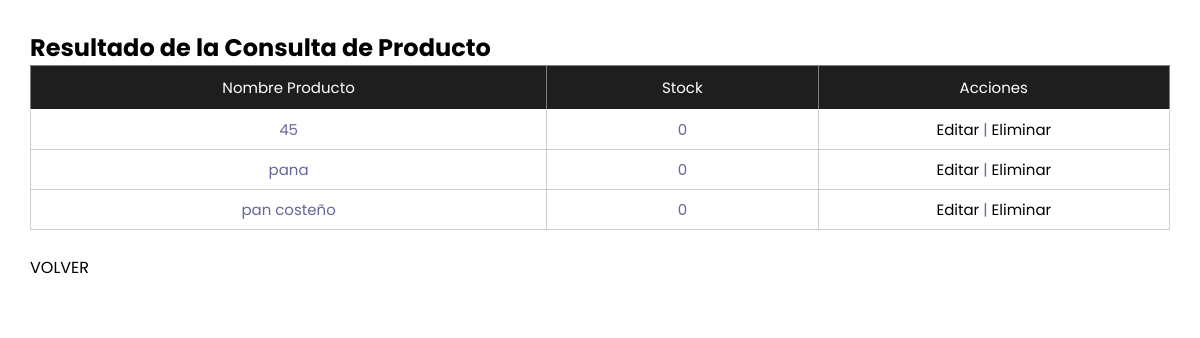
Screenshot of /controlador/Productos/consultar.php (signed in) with the database file from the repository.
### tables this page shows
CREATE TABLE `tblproductos` (
  `IdProducto` int(3) NOT NULL,
  `NombreProducto` varchar(20) NOT NULL,
  `Stock` decimal(5,0) NOT NULL
);

### controlador/Productos/consultar.php (the view, shortened to what this page needs)
<!DOCTYPE html>
<html>
<head>
    <link rel="stylesheet" type="text/css" href="../../vista/style/styles.css">
</head>
<body>
    <div class="container">
    <h2>Resultado de la Consulta de Producto</h2>
    <?php
    include '../../modelo/conexion.php';
        $sql = "SELECT NombreProducto, Stock FROM tblproductos";
        $resultado = $conexion->query($sql);
    ?>
    <?php if ($resultado->num_rows > 0) { ?>
        <table border="1">
            <tr>
                <th>Nombre Producto</th>
                <th>Stock</th>
                <th>Acciones</th>
            </tr>
            <?php while ($fila = $resultado->fetch_assoc()) { ?>
                <tr>
                    <td><?php echo $fila['NombreProducto']; ?></td>
                    <td><?php echo $fila['Stock']; ?></td>
                    <td>
                        <a href='editar.php?id=<?php echo $fila["idProducto"]; ?>'>Editar</a> |
                        <a href='eliminar.php?id=<?php echo $fila["idProducto"]; ?>'>Eliminar</a>
                    </td>
                </tr>
            <?php } ?>
        </table>
    <?php } else { ?>
        <p>No se encontraron resultados para el ID proporcionado.</p>
    <?php } ?>
    <br><a href="../../index.php">VOLVER</a>
    </div>
</body>
</html>

### vista/style/styles.css (style rules this page uses)
:root { --orange: #d4894c; --white_trasnparent: #232830; --very-light-pink: #C7C7C7; --text-input-field: #F7F7F7; --hospital-green: #bd1515; --sm: 14px; --md: 16px; --lg: 18px; --yellow: #ffa500; --black: #201e1c; --white: #ffffff; --official-black:#1e1e1e; --official-red:#ffa500; --background-white:#f7f7f7; --card-white:#ffffff; }
* { margin: 0; padding: 0; box-sizing: border-box; font-family: "Poppins" , sans-serif; }
.container { height: auto; background: var(--card-white); padding: 30px; border-radius: 20px; }
table { font-size: 15px; width: 100%; text-align: center; border-collapse: collapse; }
th { font-size: 15px; font-weight: normal; padding: 8px; background: var(--official-black); border-bottom: 1px solid #fff; color: #fff; padding: 10px 30px; }
td { padding: 8px; background: #ffffff7d; border: 1px solid #cdcdcd; color: #669; border-top: 1px solid transparent; }
a { text-decoration: none; color: black; }

### rows the page displays
tblproductos: NombreProducto "45", Stock "0"
tblproductos: NombreProducto "pana", Stock "0"
tblproductos: NombreProducto "pan costeño", Stock "0"
